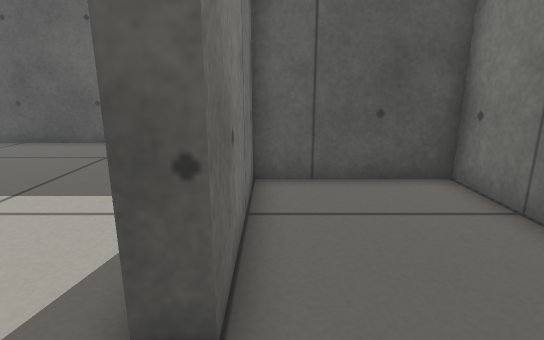
[1] (above)

13 first-person views from a walk through a Gazebo world. The camera is 0.44 m above the floor, tilts 14° down and sees 80° across. The floor is counted in squares, 0.2 m on a side. Each view is taken from the middle of a square. On the plan, view 1 faces up. The plan holds only what a view shows up to about 18 squares ahead; the rest is blank.

[2]
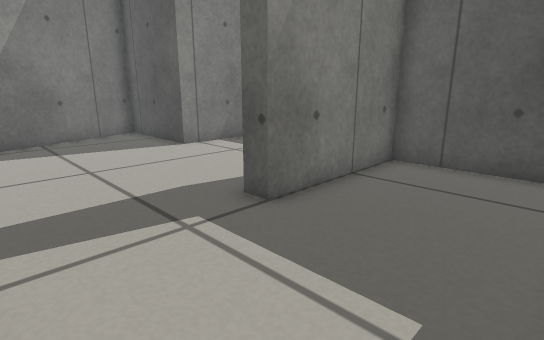

[3]
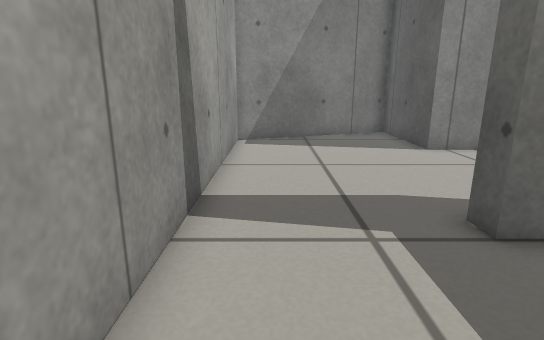

[4]
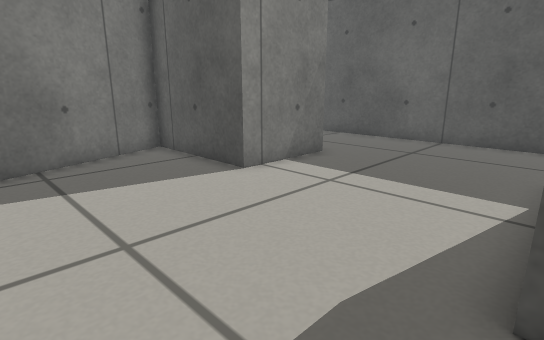

[5]
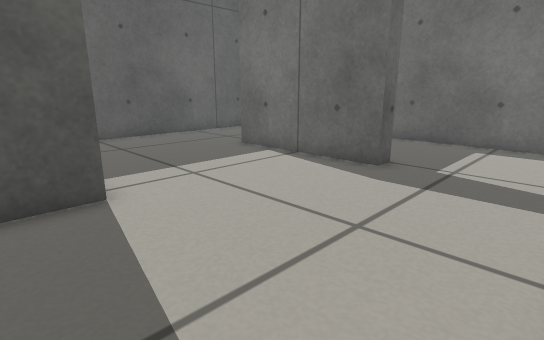

[6]
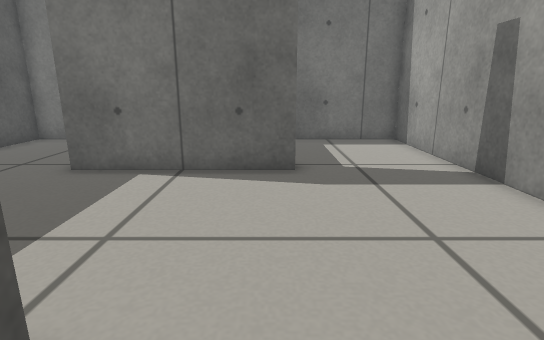

[7]
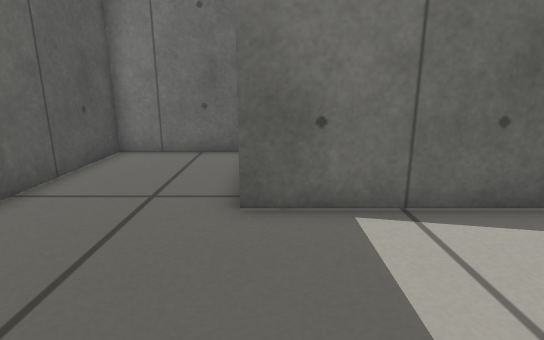

[8]
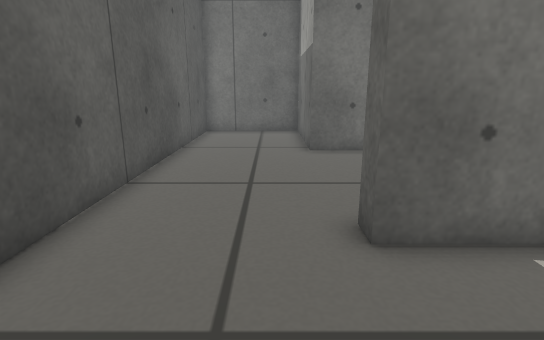

[9]
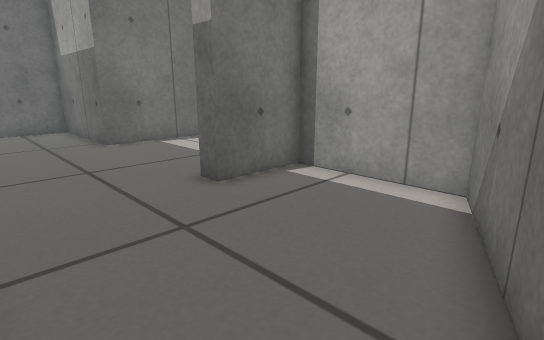

[10]
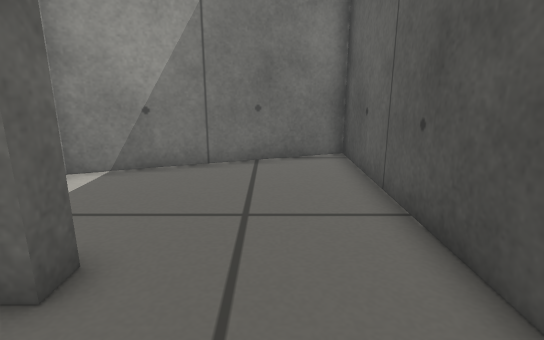

[11]
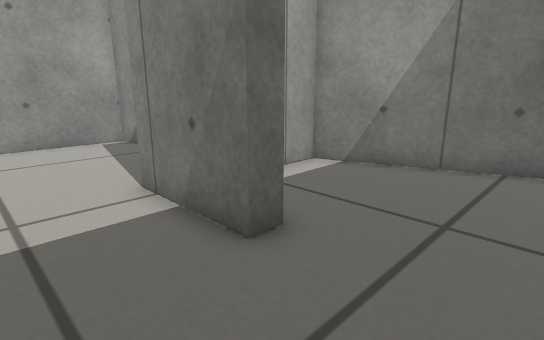

[12]
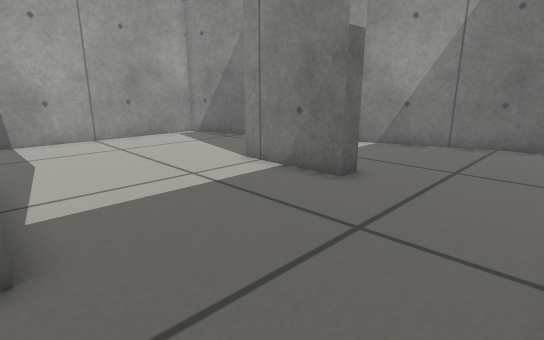

[13]
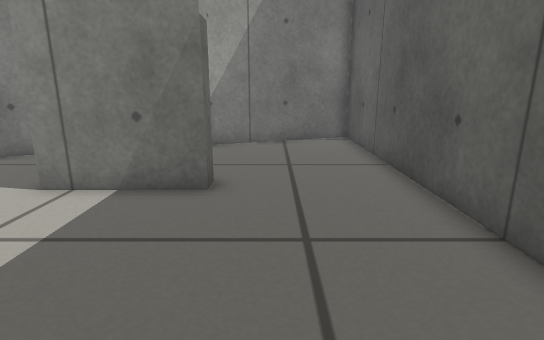

### Floor plan
Ten units are one square. View 1 is at (0, 0); x grows to the right and y downward. Boxes are objects, and circles mark ways between rooms. Rooms are numbered by the first view taken in them; rooms with no view inside come last. Other rooms are left out.
<svg viewBox="-167 -140 217 170">
<path fill="none" stroke="#000" d="M-4 25 45 25 45 -79 -5 -79 -5 -24M-80 -86 -80 -48 -130 -48 -103 25 -4 25M-5 -24 -12 -24 -12 -86 45 -86 45 -135 -75 -135M-75 -135 -162 -135 -133 -56 -87 -56 -87 -86 -80 -86"/>
<circle cx="-10" cy="0" r="3" fill="#2a7"/>
<circle cx="-85" cy="-110" r="3" fill="#2a7"/>
<text x="20" y="-30">1</text>
<text x="-40" y="-60">2</text>
<text x="-110" y="-100">3</text>
</svg>
Room 1 opens to room 2. Room 2 opens to room 3.

Where each view was taken, in squares from view 1:
view 1: 0 up, 0 right, facing up
view 2: 2 down, 4 right, facing up-left
view 3: 1 down, 4 right, facing left
view 4: 1 down, 1 left, facing up-left
view 5: 2 down, 10 left, facing up-right
view 6: 3 up, 10 left, facing right
view 7: 8 up, 7 left, facing right
view 8: 10 up, 13 left, facing right
view 9: 13 up, 15 left, facing down-right
view 10: 11 up, 5 left, facing left
view 11: 12 up, 5 left, facing down-left
view 12: 13 up, 1 left, facing down-left
view 13: 10 up, 1 left, facing left
